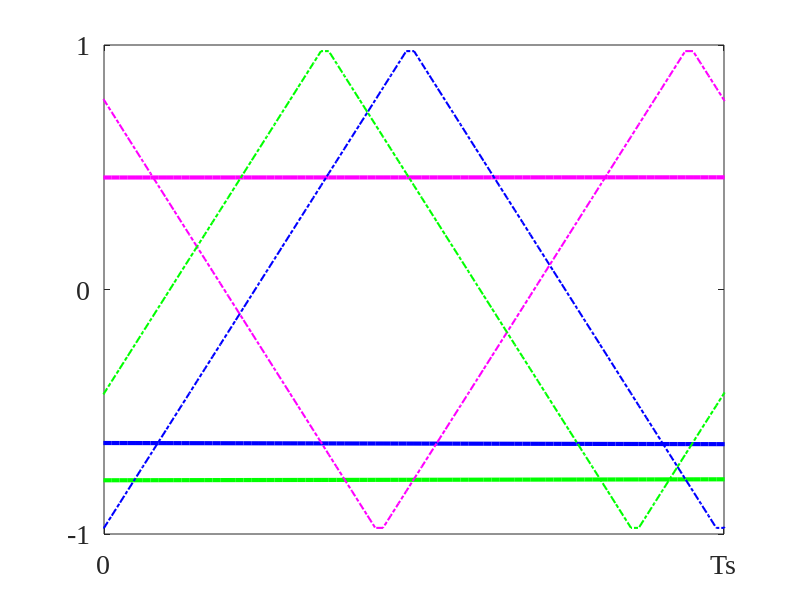

Here is the MATLAB script that generated this plot: (Note: this script raises an error after producing the figure.)
clear ;
clc;
tic;
close all
%% Time array
ma = 0.8;
fout = 10; % Hz
% fsw = 800; % Hz
fsw = 10000; % Hz
Tstep = (1/fsw)/80; % s
Ts = Tstep; % s
Tfinal =1/fout ; % s
time_array = 0:Tstep:Tfinal-Tstep;
NumberofSteps = numel(time_array);
%Generate switching signals
The_c=0;
The_f=-pi/2;
phaseA=The_f+0;
phaseB=The_f-2*pi/3;
phaseC=The_f+2*pi/3;
VrefA = ma*cos(2*pi*fout*time_array+phaseA)-1/3;
VrefB = ma*cos(2*pi*fout*time_array+phaseB)-1/3;
VrefC = ma*cos(2*pi*fout*time_array+phaseC)-1/3+1/20;
Vtriang = zeros(1, NumberofSteps);
for k = 1:Tfinal*fsw
   Triang_temp = triang(1/(Ts*fsw));
   Vtriang((length(Triang_temp)*(k-1)+1:k/(Tstep*fsw))) = (Triang_temp*2)-1;
end

carrierPhA=0;
carrierPhB=203;
carrierPhC=52;
% carrierPhA=0;
% carrierPhB=0;
% carrierPhC=0;
% carrierPhA=0;
% carrierPhB=180-25;
% carrierPhC=180-104.9518;
carA= round(carrierPhA/(fsw*Ts)/360);
if carA==0
    carA=1;
end
carB= round(carrierPhB/(fsw*Ts)/360);
if carB==0
    carB=1;
end
carC= round(carrierPhC/(fsw*Ts)/360);
if carC==0
    carC=1;
end

VcarrierA = [ Vtriang(carA:end), zeros(1,carA-1)];
VcarrierB = [ Vtriang(carB:end), zeros(1,carB-1)];
VcarrierC = [ Vtriang(carC:end), zeros(1,carC-1)];

SA = double(VrefA >= VcarrierA);
SB = double(VrefB >=VcarrierB);
SC = double(VrefC >= VcarrierC);
%%
%%
figure1=figure();
axes1 = axes('Parent',figure1);
hold(axes1,'on');

plot(time_array,VrefA,'Linewidth',3,'Color','b')
hold on;
plot(time_array,VrefB,'Linewidth',3,'Color','m')
hold on;
plot(time_array,VrefC,'Linewidth',3,'Color','g')

hold on;
plot(time_array,VcarrierA,'-.','Linewidth',1.5,'Color','b')
hold on;
plot(time_array,VcarrierB,'-.','Linewidth',1.5,'Color','m')
hold on;
plot(time_array,VcarrierC,'-.','Linewidth',1.5,'Color','g')

Tfinalx=0.056
 %Tfinalx=0.01;
xlimH= Tfinalx+1/fsw;
xlim([Tfinalx xlimH])
ylim([-1 1])

% xticklabels({'Ts','','Ts'})

box(axes1,'on');
hold(axes1,'off');
% Set the remaining axes properties
set(axes1,'XTick',[Tfinalx xlimH],'XTickLabel',{'0','Ts'},'FontName','TimesNewRoman','FontSize',20);
set(axes1,'YTick',[-1 0 1]);


legend1 = legend(axes1,'show',{'$u_A$','$u_B$','$u_C$','$u_{carr_A}$','$u_{carr_B}$','$u_{carr_C}$'},'FontName','TimesNewRoman','FontSize',20);
set(legend1,...
    'Position',[0.704191336922702 0.57341270550849 0.196428568288684 0.251190469094685],...
    'EdgeColor','none',...
    'Color','none','interpreter','Latex');

xlabel('Time ', 'interpreter','latex','FontName','Times New Roman',...
    'FontSize',20)
ylabel('Normalized Voltage','interpreter','latex','FontName','Times New Roman',...
    'FontSize',20)
%%
figure1=figure();
axes1 = axes('Parent',figure1);
hold(axes1,'on');

plot(time_array,SA+3,'Linewidth',3,'Color','b')
hold on;
plot(time_array,SB,'Linewidth',3,'Color','m')
hold on;
plot(time_array,SC-3,'Linewidth',3,'Color','g')

Tfinalx=0.056
xlimH= Tfinalx+1/fsw;
xlim([Tfinalx xlimH])
ylim([-4 5])

box(axes1,'on');
hold(axes1,'off');
% Set the remaining axes properties
% set(axes1,'XTick',[Tfinalx xlimH],'XTickLabel',{'0','Ts'},'FontName','TimesNewRoman','FontSize',20);
set(axes1,'YTick',[-3 -2 0 1 3 4],'YTickLabel',{'-V_{DC}/2','V_{DC}/2','-V_{DC}/2','V_{DC}/2','-V_{DC}/2','V_{DC}/2'},'FontName','TimesNewRoman','FontSize',15);
set(axes1,'XTick',[Tfinalx xlimH],'XTickLabel',{'0','Ts'},'FontName','TimesNewRoman','FontSize',20);

legend1 = legend(axes1,'show',{'$V_A$','$V_B$','$V_C$'},'FontName','TimesNewRoman','FontSize',20);
set(legend1,...
    'Location','Best',...
    'EdgeColor','none',...
    'Color','none','interpreter','Latex');

xlabel('Time ', 'interpreter','latex','FontName','Times New Roman',...
    'FontSize',20)
ylabel(' Voltage','interpreter','latex','FontName','Times New Roman',...
    'FontSize',20)

%%

figure1=figure();
axes1 = axes('Parent',figure1);
hold(axes1,'on');

plot(time_array, (SA+SB +SC)/3-1/2,'Linewidth',3,'Color','k')
hold on;

Tfinalx=0.056
xlimH= Tfinalx+1/fsw;
xlim([Tfinalx xlimH])


box(axes1,'on');
hold(axes1,'off');
% Set the remaining axes properties
% set(axes1,'XTick',[Tfinalx xlimH],'XTickLabel',{'0','Ts'},'FontName','TimesNewRoman','FontSize',20);
% set(axes1,'YTick',[-1.5 -0.5 0 1 1.5 2.5],'YTickLabel',{'L','H','L','H','L','H'},'FontName','TimesNewRoman','FontSize',20);

% set(axes1,'XTick',[Tfinalx xlimH],'XTickLabel',{'0','Ts'},'FontName','TimesNewRoman','FontSize',20);
set(axes1,'XTick',[Tfinalx xlimH],'XTickLabel',{'0','Ts'},'FontName','TimesNewRoman','FontSize',20);
set(axes1,'YTick',[-0.5 -0.16 0 0.16 0.5],'YTickLabel',{'-V_{DC}/2','-V_{DC}/6','0', 'V_{DC}/6','V_{DC}/2'},'FontName','TimesNewRoman','FontSize',20);
 ylim([-0.5 0.5])

xlabel('Time ', 'interpreter','latex','FontName','Times New Roman',...
    'FontSize',20)
ylabel(' Voltage','interpreter','latex','FontName','Times New Roman',...
    'FontSize',20)
%%
